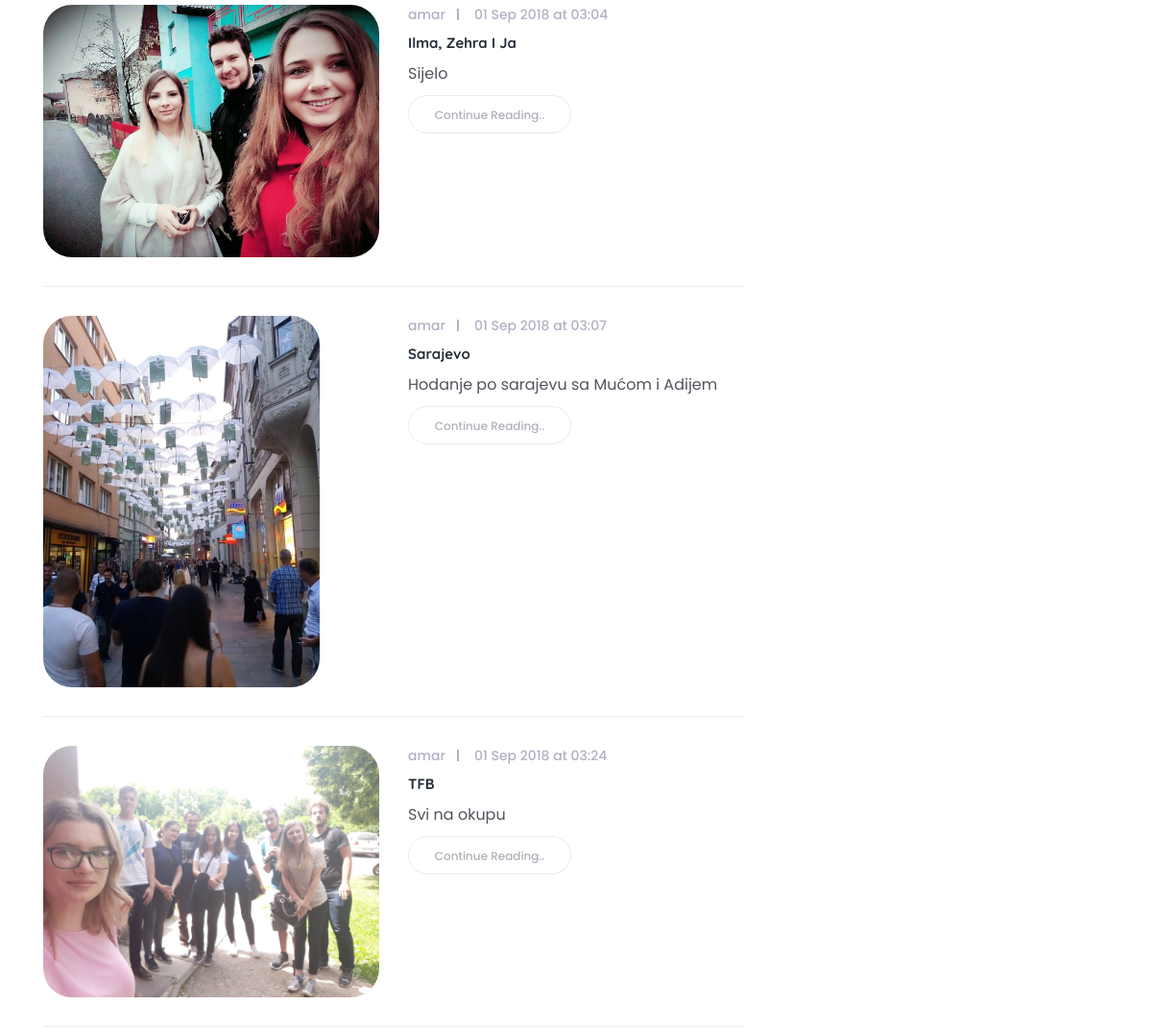
The app's page / (middle part), older data.
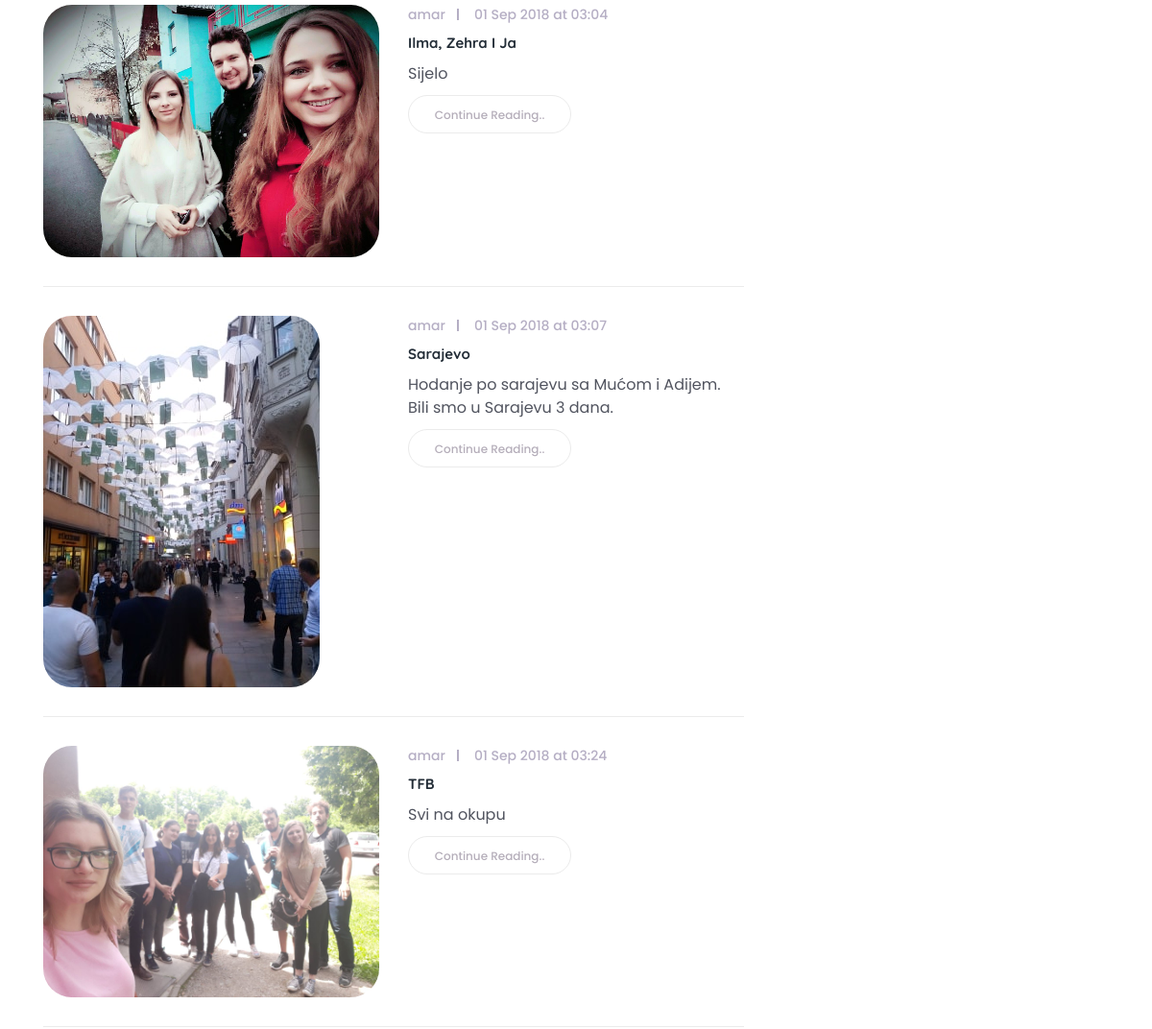
The same page, newer data.
### blogapp/models.py (models this page shows, shortened)
class BlogPost(models.Model):
    user = models.ForeignKey(User, on_delete = models.CASCADE)
    blog = models.ForeignKey(Blog, on_delete = models.CASCADE)
    likes = models.ManyToManyField(User, related_name="post_likes", blank=True)
    post_title = models.CharField(max_length = 50)
    post_text = models.TextField()
    tags = TaggableManager()
    picture = models.FileField(null=True, blank=True)
    creation_date = models.DateTimeField(auto_now_add = True)

### blogapp/views.py (the view)
# urls.py: path('', views.IndexView.as_view(), name = "index"),
class IndexView(View):
    def get(self, request):
        context = { 'all_blogs' : Blog.objects.all, 'all_categories': Category.objects.order_by('?')[:3], 'all_posts': BlogPost.objects.order_by('?') }
        return render(request, 'blogapp/index.html', context )

### blogapp/templates/blogapp/index.html (shortened to what this page needs)
{% extends 'base.html' %}
{% block body %}
<section class="blog_area section_padding_0_80">
        <div class="container">
            <div class="row justify-content-center">
                <div class="col-12 col-lg-8">
                    <div class="row">
                        {% for post in all_posts %}
                            {% if forloop.counter != 1 %}
                            <div class="col-12">
                                <div class="list-blog single-post d-sm-flex wow fadeInUpBig" data-wow-delay=".8s">
                                    <div class="post-thumb">
                                        <img src="{{ post.picture.url }}" alt="">
                                    </div>
                                    <div class="post-content">
                                        <div class="post-meta d-flex">
                                            <div class="post-author-date-area d-flex">
                                                <div class="post-author">
                                                    <a href="#">{{ post.user.username }}</a>
                                                </div>
                                                <div class="post-date">
                                                    <a href="#">{{post.creation_date|date:'d M Y'}} at {{post.creation_date|date:'H:i'}}</a>
                                                </div>
                                            </div>
                                        </div>
                                        <a href="{% url 'blog:blogpost_detail' post.id %}">
                                            <h4 class="post-headline">{{post.post_title}}</h4>
                                        </a>
                                        <p>{{post.post_text}}</p>
                                        <a href="{% url 'blog:blogpost_detail' post.id %}" class="read-more">Continue Reading..</a>
                                    </div>
                                </div>
                            </div>
                            <br>
                            {% else %}
                            <div class="col-12">
                            </div>
                            {% endif %}
                        {% endfor %}
                    </div>
                </div>
                <div class="col-12 col-sm-8 col-md-6 col-lg-4">
                </div>
            </div>
        </div>
    </section>
{% endblock body %}

### templates/base.html (shortened to what this page needs)
<!DOCTYPE html>
<html lang="en">
<head>
    {% load staticfiles %}
    <link rel="stylesheet" href="https://maxcdn.bootstrapcdn.com/bootstrap/3.3.7/css/bootstrap.min.css">
    <link href="{% static 'style.css' %}" rel="stylesheet">
    <link href="{% static 'css/responsive/responsive.css' %}" rel="stylesheet">
</head>
<body>
    {% block body %}
    {% endblock body %}
</body>

### static/style.css (style rules this page uses)
* { margin: 0; padding: 0; }
body { font-family: 'Poppins', sans-serif; position: relative; z-index: auto; }
h1, h2, h3, h4, h5, h6 { font-family: 'Quicksand', sans-serif; font-weight: 700; color: #232d37; line-height: 1.25; }
p { color: #51545f; font-size: 16px; }
.section_padding_0_80 { padding-top: 0; padding-bottom: 80px; }
img { max-width: 100%; }
.post-thumb img { border-radius: 30px; margin-bottom: 30px; }
.post-meta { -webkit-box-align: center; -ms-flex-align: center; -ms-grid-row-align: center; align-items: center; -webkit-box-pack: justify; -ms-flex-pack: justify; justify-content: space-between; }
.post-author a, .post-date a, .post-favourite a, .post-comments a, .post-share a { color: #b5aec4; font-size: 14px; }
.post-author a { margin-right: 30px; position: relative; z-index: 1; }
.post-author a:after { width: 2px; height: 60%; content: ''; position: absolute; top: 20%; right: -14px; z-index: 2; background-color: #b5aec4; }
.single-post { margin-bottom: 30px; }
.single-post h2, .single-post h4 { margin: 10px 0; color: #232d37; -webkit-transition-duration: 500ms; transition-duration: 500ms; text-transform: capitalize; }
.single-post p { color: #51545f; }
.single-post .read-more { font-size: 12px; color: #b5aeba; display: inline-block; border: 1px solid #ebebeb; border-radius: 30px; height: 40px; min-width: 170px; line-height: 40px; text-align: center; }
.list-blog.single-post .post-thumb, .list-blog.single-post .post-content { -ms-flex-preferred-size: 50%; flex-basis: 50%; margin-right: 15px; }
.list-blog.single-post .post-content { margin-right: 0; margin-left: 15px; margin-bottom: 30px; }
.list-blog.single-post { margin-bottom: 30px; border-bottom: 1px solid #ebebeb; }

Row changes from the older to the newer data that the page shows:
changed BlogPost "Sarajevo": post_text "Hodanje po sarajevu sa Mućom i Adijem" → "Hodanje po sarajevu sa Mućom i Adijem. Bili smo u Sarajevu 3 dana."
